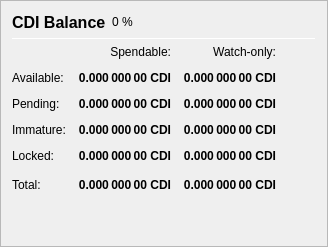
                   <widget class="QFrame" name="frame_Balances">
                    <property name="frameShape">
                     <enum>QFrame::StyledPanel</enum>
                    </property>
                    <property name="frameShadow">
                     <enum>QFrame::Raised</enum>
                    </property>
                    <layout class="QVBoxLayout" name="verticalLayout_4">
                     <item>
                      <layout class="QHBoxLayout" name="horizontalLayout_4">
                       <item>
                        <widget class="QLabel" name="label_5">
                         <property name="minimumSize">
                          <size>
                           <width>0</width>
                           <height>20</height>
                          </size>
                         </property>
                         <property name="font">
                          <font>
                           <pointsize>12</pointsize>
                           <weight>75</weight>
                           <bold>true</bold>
                          </font>
                         </property>
                         <property name="text">
                          <string>CDI Balance</string>
                         </property>
                        </widget>
                       </item>
                       <item>
                        <widget class="QLabel" name="labelCDIPercent">
                         <property name="text">
                          <string notr="true">0 %</string>
                         </property>
                        </widget>
                       </item>
                       <item>
                        <spacer name="horizontalSpacer_3">
                         <property name="orientation">
                          <enum>Qt::Horizontal</enum>
                         </property>
                         <property name="sizeHint" stdset="0">
                          <size>
                           <width>40</width>
                           <height>20</height>
                          </size>
                         </property>
                        </spacer>
                       </item>
                      </layout>
                     </item>
                     <item>
                      <widget class="Line" name="line_Balance">
                       <property name="minimumSize">
                        <size>
                         <width>0</width>
                         <height>1</height>
                        </size>
                       </property>
                       <property name="maximumSize">
                        <size>
                         <width>16777215</width>
                         <height>1</height>
                        </size>
                       </property>
                       <property name="orientation">
                        <enum>Qt::Horizontal</enum>
                       </property>
                      </widget>
                     </item>
                     <item>
                      <layout class="QGridLayout" name="gridLayout">
                       <property name="spacing">
                        <number>12</number>
                       </property>
                       <item row="0" column="1">
                        <widget class="QLabel" name="labelSpendable">
                         <property name="text">
                          <string>Spendable:</string>
                         </property>
                         <property name="alignment">
                          <set>Qt::AlignRight|Qt::AlignTrailing|Qt::AlignVCenter</set>
                         </property>
                        </widget>
                       </item>
                       <item row="0" column="2">
                        <widget class="QLabel" name="labelWatchonly">
                         <property name="text">
                          <string>Watch-only:</string>
                         </property>
                         <property name="alignment">
                          <set>Qt::AlignRight|Qt::AlignTrailing|Qt::AlignVCenter</set>
                         </property>
                        </widget>
                       </item>
                       <item row="1" column="0">
                        <widget class="QLabel" name="labelBalanceText">
                         <property name="text">
                          <string>Available:</string>
                         </property>
                        </widget>
                       </item>
                       <item row="1" column="1">
                        <widget class="QLabel" name="labelBalance">
                         <property name="font">
                          <font>
                           <weight>75</weight>
                           <bold>true</bold>
                          </font>
                         </property>
                         <property name="cursor">
                          <cursorShape>IBeamCursor</cursorShape>
                         </property>
                         <property name="toolTip">
                          <string>Your current spendable balance</string>
                         </property>
                         <property name="text">
                          <string notr="true">0.000 000 00 CDI</string>
                         </property>
                         <property name="alignment">
                          <set>Qt::AlignRight|Qt::AlignTrailing|Qt::AlignVCenter</set>
                         </property>
                         <property name="textInteractionFlags">
                          <set>Qt::LinksAccessibleByMouse|Qt::TextSelectableByKeyboard|Qt::TextSelectableByMouse</set>
                         </property>
                        </widget>
                       </item>
                       <item row="1" column="2">
                        <widget class="QLabel" name="labelWatchAvailable">
                         <property name="font">
                          <font>
                           <weight>75</weight>
                           <bold>true</bold>
                          </font>
                         </property>
                         <property name="cursor">
                          <cursorShape>IBeamCursor</cursorShape>
                         </property>
                         <property name="toolTip">
                          <string>Your current balance in watch-only addresses</string>
                         </property>
                         <property name="text">
                          <string notr="true">0.000 000 00 CDI</string>
                         </property>
                         <property name="alignment">
                          <set>Qt::AlignRight|Qt::AlignTrailing|Qt::AlignVCenter</set>
                         </property>
                         <property name="textInteractionFlags">
                          <set>Qt::LinksAccessibleByMouse|Qt::TextSelectableByKeyboard|Qt::TextSelectableByMouse</set>
                         </property>
                        </widget>
                       </item>
                       <item row="2" column="0">
                        <widget class="QLabel" name="labelPendingText">
                         <property name="text">
                          <string>Pending:</string>
                         </property>
                        </widget>
                       </item>
                       <item row="2" column="1">
                        <widget class="QLabel" name="labelUnconfirmed">
                         <property name="font">
                          <font>
                           <weight>75</weight>
                           <bold>true</bold>
                          </font>
                         </property>
                         <property name="cursor">
                          <cursorShape>IBeamCursor</cursorShape>
                         </property>
                         <property name="toolTip">
                          <string>Total of transactions that have yet to be confirmed, and do not yet count toward the spendable balance</string>
                         </property>
                         <property name="text">
                          <string notr="true">0.000 000 00 CDI</string>
                         </property>
                         <property name="alignment">
                          <set>Qt::AlignRight|Qt::AlignTrailing|Qt::AlignVCenter</set>
                         </property>
                         <property name="textInteractionFlags">
                          <set>Qt::LinksAccessibleByMouse|Qt::TextSelectableByKeyboard|Qt::TextSelectableByMouse</set>
                         </property>
                        </widget>
                       </item>
                       <item row="2" column="2">
                        <widget class="QLabel" name="labelWatchPending">
                         <property name="font">
                          <font>
                           <weight>75</weight>
                           <bold>true</bold>
                          </font>
                         </property>
                         <property name="cursor">
                          <cursorShape>IBeamCursor</cursorShape>
                         </property>
                         <property name="toolTip">
                          <string>Unconfirmed transactions to watch-only addresses</string>
                         </property>
                         <property name="text">
                          <string notr="true">0.000 000 00 CDI</string>
                         </property>
                         <property name="alignment">
                          <set>Qt::AlignRight|Qt::AlignTrailing|Qt::AlignVCenter</set>
                         </property>
                         <property name="textInteractionFlags">
                          <set>Qt::LinksAccessibleByMouse|Qt::TextSelectableByKeyboard|Qt::TextSelectableByMouse</set>
                         </property>
                        </widget>
                       </item>
                       <item row="3" column="0">
                        <widget class="QLabel" name="labelImmatureText">
                         <property name="text">
                          <string>Immature:</string>
                         </property>
                        </widget>
                       </item>
                       <item row="3" column="1">
                        <widget class="QLabel" name="labelImmature">
                         <property name="font">
                          <font>
                           <weight>75</weight>
                           <bold>true</bold>
                          </font>
                         </property>
                         <property name="cursor">
                          <cursorShape>IBeamCursor</cursorShape>
                         </property>
                         <property name="toolTip">
                          <string>Staked or masternode rewards that has not yet matured</string>
                         </property>
                         <property name="text">
                          <string notr="true">0.000 000 00 CDI</string>
                         </property>
                         <property name="alignment">
                          <set>Qt::AlignRight|Qt::AlignTrailing|Qt::AlignVCenter</set>
                         </property>
                         <property name="textInteractionFlags">
                          <set>Qt::LinksAccessibleByMouse|Qt::TextSelectableByKeyboard|Qt::TextSelectableByMouse</set>
                         </property>
                        </widget>
                       </item>
                       <item row="3" column="2">
                        <widget class="QLabel" name="labelWatchImmature">
                         <property name="font">
                          <font>
                           <weight>75</weight>
                           <bold>true</bold>
                          </font>
                         </property>
                         <property name="cursor">
                          <cursorShape>IBeamCursor</cursorShape>
                         </property>
                         <property name="toolTip">
                          <string>Staked or masternode rewards in watch-only addresses that has not yet matured</string>
                         </property>
                         <property name="text">
                          <string notr="true">0.000 000 00 CDI</string>
                         </property>
                         <property name="alignment">
                          <set>Qt::AlignRight|Qt::AlignTrailing|Qt::AlignVCenter</set>
                         </property>
                         <property name="textInteractionFlags">
                          <set>Qt::LinksAccessibleByMouse|Qt::TextSelectableByKeyboard|Qt::TextSelectableByMouse</set>
                         </property>
                        </widget>
                       </item>
                       <item row="4" column="0">
                        <widget class="QLabel" name="labelLockedBalanceText">
                         <property name="toolTip">
                          <string>Locked CDI or Masternode collaterals. These are excluded from zCDI minting.</string>
                         </property>
                         <property name="text">
                          <string>Locked:</string>
                         </property>
                        </widget>
                       </item>
                       <item row="4" column="1">
                        <widget class="QLabel" name="labelLockedBalance">
                         <property name="font">
                          <font>
                           <weight>75</weight>
                           <bold>true</bold>
                          </font>
                         </property>
                         <property name="cursor">
                          <cursorShape>IBeamCursor</cursorShape>
                         </property>
                         <property name="toolTip">
                          <string>Locked CDI or Masternode collaterals. These are excluded from zCDI minting.</string>
                         </property>
                         <property name="text">
                          <string notr="true">0.000 000 00 CDI</string>
                         </property>
                         <property name="alignment">
                          <set>Qt::AlignRight|Qt::AlignTrailing|Qt::AlignVCenter</set>
                         </property>
                         <property name="textInteractionFlags">
                          <set>Qt::LinksAccessibleByMouse|Qt::TextSelectableByKeyboard|Qt::TextSelectableByMouse</set>
                         </property>
                        </widget>
                       </item>
                       <item row="4" column="2">
                        <widget class="QLabel" name="labelWatchLocked">
                         <property name="font">
                          <font>
                           <weight>75</weight>
                           <bold>true</bold>
                          </font>
                         </property>
                         <property name="cursor">
                          <cursorShape>IBeamCursor</cursorShape>
                         </property>
                         <property name="toolTip">
                          <string>Current locked balance in watch-only addresses</string>
                         </property>
                         <property name="text">
                          <string notr="true">0.000 000 00 CDI</string>
                         </property>
                         <property name="alignment">
                          <set>Qt::AlignRight|Qt::AlignTrailing|Qt::AlignVCenter</set>
                         </property>
                         <property name="textInteractionFlags">
                          <set>Qt::LinksAccessibleByMouse|Qt::TextSelectableByKeyboard|Qt::TextSelectableByMouse</set>
                         </property>
                        </widget>
                       </item>
                       <item row="5" column="0">
                        <widget class="QLabel" name="labelTotalText">
                         <property name="text">
                          <string>Total:</string>
                         </property>
                         <property name="toolTip">
                          <string>Your current CDI balance, unconfirmed and immature transactions included</string>
                         </property>
                        </widget>
                       </item>
                       <item row="5" column="1">
                        <widget class="QLabel" name="labelTotal">
                         <property name="font">
                          <font>
                           <weight>75</weight>
                           <bold>true</bold>
                          </font>
                         </property>
                         <property name="cursor">
                          <cursorShape>IBeamCursor</cursorShape>
                         </property>
                         <property name="toolTip">
                          <string>Your current CDI balance, unconfirmed and immature transactions included</string>
                         </property>
                         <property name="text">
                          <string notr="true">0.000 000 00 CDI</string>
                         </property>
                         <property name="alignment">
                          <set>Qt::AlignRight|Qt::AlignTrailing|Qt::AlignVCenter</set>
                         </property>
                         <property name="textInteractionFlags">
                          <set>Qt::LinksAccessibleByMouse|Qt::TextSelectableByKeyboard|Qt::TextSelectableByMouse</set>
                         </property>
                        </widget>
                       </item>
                       <item row="5" column="2">
                        <widget class="QLabel" name="labelWatchTotal">
                         <property name="font">
                          <font>
                           <weight>75</weight>
                           <bold>true</bold>
                          </font>
                         </property>
                         <property name="cursor">
                          <cursorShape>IBeamCursor</cursorShape>
                         </property>
                         <property name="toolTip">
                          <string>Current total balance in watch-only addresses</string>
                         </property>
                         <property name="text">
                          <string notr="true">0.000 000 00 CDI</string>
                         </property>
                         <property name="alignment">
                          <set>Qt::AlignRight|Qt::AlignTrailing|Qt::AlignVCenter</set>
                         </property>
                         <property name="textInteractionFlags">
                          <set>Qt::LinksAccessibleByMouse|Qt::TextSelectableByKeyboard|Qt::TextSelectableByMouse</set>
                         </property>
                        </widget>
                       </item>
                       <item row="5" column="3">
                        <spacer name="horizontalSpacer_9">
                         <property name="orientation">
                          <enum>Qt::Horizontal</enum>
                         </property>
                         <property name="sizeHint" stdset="0">
                          <size>
                           <width>40</width>
                           <height>20</height>
                          </size>
                         </property>
                        </spacer>
                       </item>
                      </layout>
                     </item>
                     <item>
                      <spacer name="verticalSpacer_3">
                       <property name="orientation">
                        <enum>Qt::Vertical</enum>
                       </property>
                       <property name="sizeHint" stdset="0">
                        <size>
                         <width>20</width>
                         <height>40</height>
                        </size>
                       </property>
                      </spacer>
                     </item>
                    </layout>
                   </widget>
